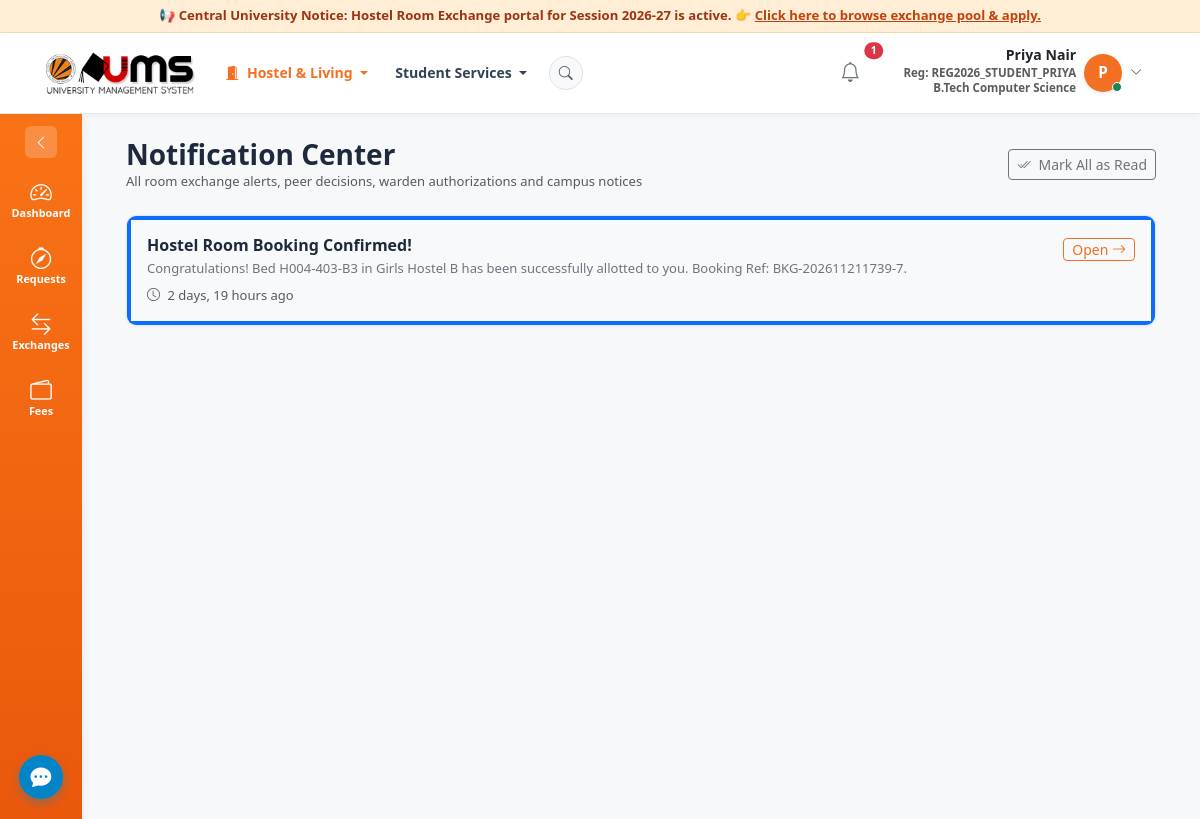
/notifications/ (signed in), run on the app's committed database.
### accounts/models.py (models this page shows, shortened)
class User(AbstractUser):
    class Role(models.TextChoices):
        STUDENT = 'STUDENT', 'Student'
        WARDEN = 'WARDEN', 'Hostel Warden'
        CHIEF_WARDEN = 'CHIEF_WARDEN', 'Chief Warden'
        ADMIN = 'ADMIN', 'University Administrator'
        DEAN = 'DEAN', 'Dean of Student Welfare'
    role = models.CharField(
        max_length=20,
        choices=Role.choices,
        default=Role.STUDENT,
        help_text="Role determining platform permissions."
    )
    phone_number = models.CharField(max_length=20, blank=True)
    profile_picture = models.ImageField(upload_to='profiles/', blank=True, null=True)
    @property
    def is_student(self):
        return self.role == self.Role.STUDENT
    @property
    def is_warden(self):
        return self.role == self.Role.WARDEN
    @property
    def is_chief_warden(self):
        return self.role == self.Role.CHIEF_WARDEN
    @property
    def is_admin_user(self):
        return self.role == self.Role.ADMIN or self.is_superuser

### students/models.py (models this page shows, shortened)
class Student(models.Model):
    GENDER_CHOICES = [
        ('Male', 'Male'),
        ('Female', 'Female'),
    ]
    FEE_STATUS_CHOICES = [
        ('PAID', 'Paid'),
        ('PARTIAL', 'Partial'),
        ('UNPAID', 'Unpaid'),
    ]
    DISCIPLINARY_CHOICES = [
        ('CLEAN', 'Clean Record'),
        ('WARNING', 'Warning Issued'),
        ('HOLD', 'Disciplinary Hold'),
    ]
    ACCOUNT_STATUS_CHOICES = [
        ('ACTIVE', 'Active'),
        ('SUSPENDED', 'Suspended'),
        ('INACTIVE', 'Inactive'),
    ]
    STUDENT_TYPE_CHOICES = [
        ('HOSTEL', 'Hostel Resident'),
        ('DAY_SCHOLAR', 'Day Scholar'),
    ]
    user = models.OneToOneField(settings.AUTH_USER_MODEL, on_delete=models.CASCADE, related_name='student_profile')
    student_id = models.CharField(max_length=30, unique=True, help_text="e.g. STU2026001")
    registration_number = models.CharField(max_length=30, unique=True, help_text="e.g. REG2026001 or 12313714")
    full_name = models.CharField(max_length=150)
    email = models.EmailField()
    mobile_number = models.CharField(max_length=20)
    gender = models.CharField(max_length=10, choices=GENDER_CHOICES)
    profile_photograph = models.ImageField(upload_to='students/', blank=True, null=True)
    student_type = models.CharField(
        max_length=20,
        choices=STUDENT_TYPE_CHOICES,
        default='HOSTEL',
        help_text="Designation in Central University Database (Hostel Resident or Day Scholar)"
    )
    course = models.CharField(max_length=100, help_text="e.g. B.Tech Computer Science")
    department = models.CharField(max_length=100)
    academic_year = models.CharField(max_length=20, help_text="e.g. 1st Year, 2nd Year, 3rd Year, 4th Year")
    admission_year = models.PositiveIntegerField(default=2024)
    current_hostel = models.ForeignKey('hostels.Hostel', on_delete=models.SET_NULL, null=True, blank=True, related_name='students')
    current_room = models.ForeignKey('rooms.Room', on_delete=models.SET_NULL, null=True, blank=True, related_name='occupants')
    current_bed = models.ForeignKey('rooms.Bed', on_delete=models.SET_NULL, null=True, blank=True, related_name='current_occupant')
    fee_status = models.CharField(max_length=20, choices=FEE_STATUS_CHOICES, default='PAID')
    disciplinary_status = models.CharField(max_length=20, choices=DISCIPLINARY_CHOICES, default='CLEAN')
    account_status = models.CharField(max_length=20, choices=ACCOUNT_STATUS_CHOICES, default='ACTIVE')
    created_at = models.DateTimeField(auto_now_add=True)
    class Meta:
        ordering = ['student_id']

### notifications/models.py (models this page shows, shortened)
class Notification(models.Model):
    TYPE_CHOICES = [
        ('PROPOSAL_NEW', 'New Exchange Proposal'),
        ('PROPOSAL_ACCEPTED', 'Proposal Accepted by Peer'),
        ('PROPOSAL_DECLINED', 'Proposal Declined'),
        ('WARDEN_DECISION', 'Warden Approval Decision'),
        ('PAYMENT_REQUIRED', 'Payment Required'),
        ('EXCHANGE_COMPLETED', 'Exchange Completed'),
        ('SERVICE_UPDATE', 'Service Request Update'),
        ('ANNOUNCEMENT', 'Hostel Announcement'),
    ]
    recipient = models.ForeignKey(settings.AUTH_USER_MODEL, on_delete=models.CASCADE, related_name='notifications')
    title = models.CharField(max_length=200)
    message = models.TextField()
    notification_type = models.CharField(max_length=50, choices=TYPE_CHOICES, default='PROPOSAL_NEW')
    is_read = models.BooleanField(default=False)
    link = models.CharField(max_length=255, blank=True)
    created_at = models.DateTimeField(auto_now_add=True)
    class Meta:
        ordering = ['-created_at']

### notifications/views.py (the view)
# urls.py: path('notifications/', notifications_index, name='notifications_index'),
@login_required
def notifications_index(request):
    notifications = request.user.notifications.all().order_by('-created_at')
    if request.method == 'POST' and 'mark_all_read' in request.POST:
        request.user.notifications.filter(is_read=False).update(is_read=True)
        messages.success(request, "All notifications marked as read.")
        return redirect('notifications_index')
    return render(request, 'notifications/index.html', {'notifications': notifications})

### templates/notifications/index.html (shortened to what this page needs)
{% extends 'base.html' %}
{% block content %}
<div class="container-fluid">
  <div class="d-flex align-items-center justify-content-between mb-4">
    <div>
      <h3 class="fw-bold text-navy mb-0">Notification Center</h3>
      <p class="text-muted small mb-0">All room exchange alerts, peer decisions, warden authorizations and campus notices</p>
    </div>
    <form method="post" action="{% url 'notifications_index' %}">
      <button type="submit" name="mark_all_read" value="1" class="btn btn-outline-secondary btn-sm">
        <i class="bi bi-check2-all me-1"></i> Mark All as Read
      </button>
    </form>
  </div>
  <div class="card card-custom">
    <div class="card-body p-0">
      <ul class="list-group list-group-flush">
        {% for notif in notifications %}
          <li class="list-group-item p-3 {% if not notif.is_read %}bg-light border-start border-4 border-primary{% endif %}">
            <div class="d-flex justify-content-between align-items-start">
              <div>
                <h6 class="fw-bold text-navy mb-1">{{ notif.title }}</h6>
                <p class="text-secondary small mb-1">{{ notif.message }}</p>
                <small class="text-muted"><i class="bi bi-clock me-1"></i> {{ notif.created_at|timesince }} ago</small>
              </div>
              <div class="text-end">
                {% if notif.link %}
                  <a href="{% url 'mark_read' notif.id %}" class="btn btn-outline-primary btn-sm py-0 px-2">
                    Open <i class="bi bi-arrow-right"></i>
                  </a>
                {% elif not notif.is_read %}
                  <a href="{% url 'mark_read' notif.id %}" class="btn btn-sm btn-light text-muted">
                    Mark Read
                  </a>
                {% endif %}
              </div>
            </div>
          </li>
        {% empty %}
          <li class="list-group-item p-5 text-center text-muted">
            <i class="bi bi-bell-slash fs-2 d-block mb-2"></i>
            No notifications in your inbox.
          </li>
        {% endfor %}
      </ul>
    </div>
  </div>
</div>
{% endblock %}

### templates/base.html (shortened to what this page needs)
{% load static %}
<!DOCTYPE html>
<html lang="en">
<head>
  <link href="https://cdn.jsdelivr.net/npm/bootstrap@5.3.3/dist/css/bootstrap.min.css" rel="stylesheet">
  <link href="https://cdn.jsdelivr.net/npm/bootstrap-icons@1.11.3/font/bootstrap-icons.min.css" rel="stylesheet">
  <link href="{% static 'css/custom.css' %}?v=20261124_v10" rel="stylesheet">
</head>
<body>
  <div class="ums-top-announcement">
    {% if user.is_warden or user.is_chief_warden %}
      <span>📢 Hostel Warden Console: Exchange & Approval window active. 👉 <a href="{% url 'warden_approvals_queue' %}">Click here to review pending exchange approvals.</a></span>
    {% elif user.is_student %}
      <span>📢 Central University Notice: Hostel Room Exchange portal for Session 2026-27 is active. 👉 <a href="{% url 'available_exchange_requests' %}">Click here to browse exchange pool & apply.</a></span>
    {% else %}
      <span>📢 Central University Notice: Hostel Room Exchange portal for Session 2026-27 is active.</span>
    {% endif %}
  </div>
  <nav class="navbar navbar-expand-lg navbar-light navbar-custom sticky-top">
    <div class="container-fluid px-3 px-lg-4">
      <a class="navbar-brand d-flex align-items-center me-3" href="{% url 'dashboard_redirect' %}">
        <img src="{% static 'images/ums_full_logo.png' %}" alt="UMS University Management System" style="height: 44px; object-fit: contain;">
      </a>
      <div class="collapse navbar-collapse" id="navbarMain">
        <ul class="navbar-nav me-auto mb-2 mb-lg-0 align-items-lg-center">
          {% if user.is_authenticated %}
            <li class="nav-item dropdown">
              <a class="nav-link fw-bold small dropdown-toggle" href="#" role="button" data-bs-toggle="dropdown" style="color: var(--ums-orange) !important;">
                <i class="bi bi-door-open-fill me-1"></i> {% if user.is_warden or user.is_chief_warden %}Hostel Operations{% else %}Hostel & Living{% endif %}
              </a>
            </li>
            <li class="nav-item dropdown">
              <a class="nav-link text-dark fw-medium small dropdown-toggle" href="#" role="button" data-bs-toggle="dropdown">
                Student Services
              </a>
            </li>
            <li class="nav-item ms-lg-2">
              <a href="{% url 'notifications_index' %}" class="btn btn-sm btn-light border rounded-circle text-muted p-2" title="Notifications" style="width: 34px; height: 34px; display: flex; align-items: center; justify-content: center;">
                <i class="bi bi-search"></i>
              </a>
            </li>
          {% endif %}
        </ul>
        <ul class="navbar-nav align-items-center gap-3">
          {% if user.is_authenticated %}
            <li class="nav-item dropdown">
              <a class="nav-link text-dark position-relative p-2" href="#" id="notifDropdown" role="button" data-bs-toggle="dropdown">
                <i class="bi bi-bell fs-5 text-secondary"></i>
                {% if unread_notifications_count > 0 %}
                  <span class="position-absolute top-0 start-100 translate-middle badge rounded-pill bg-danger" style="font-size: 0.65rem;">
                    {{ unread_notifications_count }}
                  </span>
                {% endif %}
              </a>
            </li>
            <li class="nav-item dropdown">
              <a class="nav-link text-dark d-flex align-items-center gap-2 p-1 pe-2 rounded text-decoration-none" href="#" id="userDropdown" role="button" data-bs-toggle="dropdown">
                <div class="d-none d-md-block text-end" style="line-height: 1.2;">
                  <span class="fw-bold text-dark d-block" style="font-size: 0.88rem;">{{ user.get_full_name|default:user.username }}</span>
                  <span class="text-muted" style="font-size: 0.72rem;">
                    Reg: {{ user.student_profile.registration_number|default:user.username }}<br>
                    <span class="text-truncate d-inline-block" style="max-width: 220px;">{{ user.student_profile.course|default:user.get_role_display }}</span>
                  </span>
                </div>
                <div class="position-relative">
                  <div class="rounded-circle d-flex align-items-center justify-content-center text-white fw-bold shadow-sm" style="width: 38px; height: 38px; background: var(--ums-orange); font-size: 0.95rem;">
                    {{ user.first_name|default:user.username|make_list|first|upper }}
                  </div>
                  <span class="position-absolute bottom-0 end-0 bg-success border border-white rounded-circle" style="width: 10px; height: 10px;"></span>
                </div>
                <i class="bi bi-chevron-down small text-muted"></i>
              </a>
            </li>
          {% endif %}
        </ul>
      </div>
    </div>
  </nav>
  <div class="app-wrapper">
    {% if user.is_authenticated %}
      <aside class="app-sidebar-ums">
        <button class="sidebar-collapse-btn" title="Toggle Sidebar"><i class="bi bi-chevron-left"></i></button>
        <a class="sidebar-ums-item {% if request.resolver_match.url_name == 'student_dashboard' or request.resolver_match.url_name == 'dashboard_redirect' %}active{% endif %}" href="{% url 'dashboard_redirect' %}" title="Dashboard">
          <i class="bi bi-speedometer2"></i>
          <span>Dashboard</span>
        </a>
        {% if user.is_student %}
          <a class="sidebar-ums-item {% if request.resolver_match.url_name == 'available_exchange_requests' %}active{% endif %}" href="{% url 'available_exchange_requests' %}" title="Available Exchange Requests">
            <i class="bi bi-compass"></i>
            <span>Requests</span>
          </a>
          <a class="sidebar-ums-item " href="{% url 'create_exchange_request' %}" title="Request Bed Exchange">
            <i class="bi bi-arrow-left-right"></i>
            <span>Exchanges</span>
          </a>
          <a class="sidebar-ums-item {% if 'finance' in request.path %}active{% endif %}" href="{% url 'my_financial_account' %}" title="Fee Ledger">
            <i class="bi bi-wallet2"></i>
            <span>Fees</span>
          </a>
        {% endif %}
        <div class="sidebar-support-widget" title="Student Helpdesk Active" onclick="alert('LPU UMS 24x7 Helpdesk is active.');">
          <i class="bi bi-chat-dots-fill"></i>
        </div>
      </aside>
    {% endif %}
    <main class="app-content {% if not user.is_authenticated %}p-0 bg-transparent{% endif %}">
      {% block content %}{% endblock %}
    </main>
  </div>
</body>
</html>

### data on the page
User: get_full_name "Priya Nair", student_profile.registration_number "REG2026_STUDENT_PRIYA", student_profile.course "B.Tech Computer Science", first_name|make_list "P"
Notification: title "Hostel Room Booking Confirmed!", message "Congratulations! Bed H004-403-B3 in Girls Hostel B has been successfully allotted to you. Booking Ref: BKG-202611211739-7.", created_at "2 days, 19 hours", link "Open"

### other printed values
{{ unread_notifications_count }} "1"
